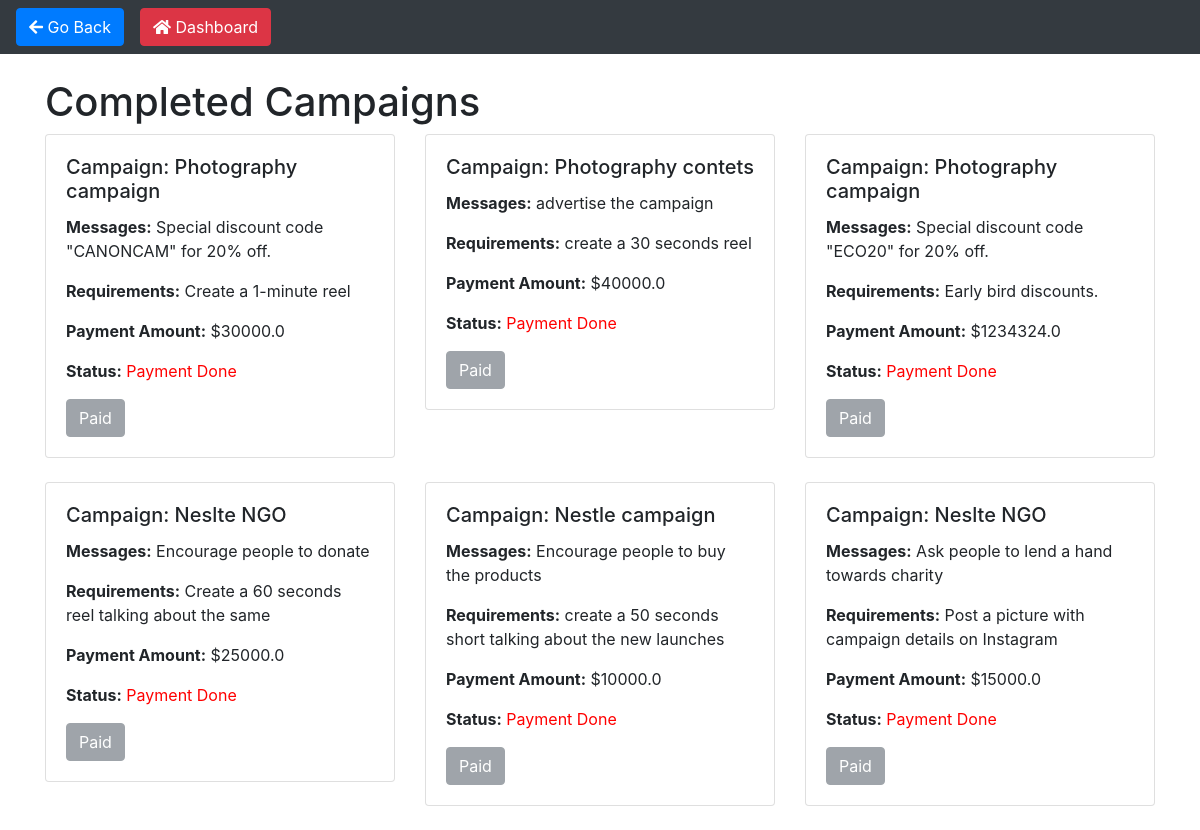
Screenshot of /completed_campaigns (signed in) with the database file from the repository.
### models.py (models this page shows, shortened)
class Campaign(db.Model):
    __tablename__ = "campaign"
    id = db.Column(db.Integer, primary_key=True)
    name = db.Column(db.String(64), nullable=False)
    date_created = db.Column(db.DateTime, nullable=False, default=datetime.utcnow)
    description = db.Column(db.String(84), nullable=False)
    start_date = db.Column(db.DateTime, nullable=False)
    end_date = db.Column(db.DateTime, nullable=False)
    budget = db.Column(db.Integer, nullable=False)
    visibility = db.Column(db.String(84), nullable=False)
    goals = db.Column(db.String(84), nullable=False)
    niche = db.Column(db.String(64), nullable=False)
    user_id = db.Column(db.Integer, db.ForeignKey('user.id'), nullable=False)
    associated_influencers = db.relationship('Influencer', secondary=influencer_campaign_association,
                                             back_populates='campaigns')
    ads = db.relationship('Ad', backref='campaign', lazy=True)
    user = db.relationship('User', backref='campaigns')

class Ad(db.Model):
    __tablename__ = 'ad'
    id = db.Column(db.Integer, primary_key=True)
    campaign_id = db.Column(db.Integer, db.ForeignKey('campaign.id'), nullable=False)
    influencer_id = db.Column(db.Integer, db.ForeignKey('influencer.id'), nullable=False)
    messages = db.Column(db.Text, nullable=False)
    requirements = db.Column(db.Text)
    payment_amount = db.Column(db.Float, nullable=False)
    status = db.Column(db.String(50), nullable=False, default='Pending')  # Pending, Accepted, Rejected
    created_at = db.Column(db.DateTime, default=datetime.utcnow)

### main.py (the view)
@app.route('/completed_campaigns',  methods=["GET", "POST"])
@login_required
def completed_campaigns():
    ads = Ad.query.filter_by(status='Completed').all()
    ads_with_transactions = []
    for ad in ads:
        transaction = Transaction.query.filter_by(ad_request_id=ad.id).first()
        ads_with_transactions.append({
            'ad': ad,
            'transaction': transaction
        })
    return render_template('completed_campaigns.html', ads=ads, ads_with_transactions=ads_with_transactions)

### main.py (called while the page is built)
@login_manager.user_loader
def load_user(user_id):
    return User.query.get(int(user_id))

### models.py (called while the page is built)
    @property
    def is_authenticated(self):
        return True

### templates/completed_campaigns.html (shortened to what this page needs)
<!DOCTYPE html>
<html lang="en">
  <head>
    <link
      href="https://stackpath.bootstrapcdn.com/bootstrap/4.5.2/css/bootstrap.min.css"
      rel="stylesheet"
    />
    <link
      href="https://cdnjs.cloudflare.com/ajax/libs/font-awesome/5.15.1/css/all.min.css"
      rel="stylesheet"
    />
  </head>
  <body>
    <nav class="navbar navbar-expand-lg navbar-dark bg-dark mb-4">
      <button class="btn btn-primary" onclick="history.back()">
        <i class="fas fa-arrow-left"></i> Go Back
      </button>
      <button
        class="btn btn-danger ml-3"
        onclick="window.location.href='/sponsor_dashboard'"
      >
        <i class="fas fa-home"></i> Dashboard
      </button>
    </nav>
    <div class="container mt-4">
      <h1>Completed Campaigns</h1>
      <div class="row">
        {% if ads_with_transactions %} {% for item in ads_with_transactions %}
        <div class="col-md-4">
          <div class="card mb-4">
            <div class="card-body">
              <h5 class="card-title">Campaign: {{ item.ad.campaign.name }}</h5>
              <p><strong>Messages:</strong> {{ item.ad.messages }}</p>
              <p><strong>Requirements:</strong> {{ item.ad.requirements }}</p>
              <p>
                <strong>Payment Amount:</strong> ${{ item.ad.payment_amount }}
              </p>
              <p>
                <strong>Status:</strong>
                {% if item.transaction and item.transaction.status ==
                'Transaction Done' %}
                <span style="color: red">Payment Done</span>
                {% else %} {{ item.ad.status }} {% endif %}
              </p>
              {% if not item.transaction or item.transaction.status !=
              'Transaction Done' %}
              <a
                href="{{ url_for('transaction', ad_id=item.ad.id) }}"
                class="btn btn-primary"
                >Pay</a
              >
              {% else %}
              <button class="btn btn-secondary" disabled>Paid</button>
              {% endif %}
            </div>
          </div>
        </div>
        {% endfor %} {% else %}
        <p>No completed campaigns found.</p>
        {% endif %}
      </div>
    </div>
  </body>
</html>

### rows the page displays
Campaign: ad.campaign.name "Photography campaign" "Photography campaign"
Ad: ad.messages "Special discount code \"CANONCAM\" for 20% off.", ad.requirements "Create a 1-minute reel", ad.payment_amount "30000.0"
Campaign: ad.campaign.name "Photography contets"
Ad: ad.messages "advertise the campaign", ad.requirements "create a 30 seconds reel", ad.payment_amount "40000.0"
Ad: ad.messages "Special discount code \"ECO20\" for 20% off.", ad.requirements "Early bird discounts.", ad.payment_amount "1234324.0"
Campaign: ad.campaign.name "Neslte NGO" "Neslte NGO"
Ad: ad.messages "Encourage people to donate", ad.requirements "Create a 60 seconds reel talking about the same", ad.payment_amount "25000.0"
Campaign: ad.campaign.name "Nestle campaign"
Ad: ad.messages "Encourage people to buy the products", ad.requirements "create a 50 seconds short talking about the new launches", ad.payment_amount "10000.0"
Ad: ad.messages "Ask people to lend a hand towards charity", ad.requirements "Post a picture with campaign details on Instagram", ad.payment_amount "15000.0"
